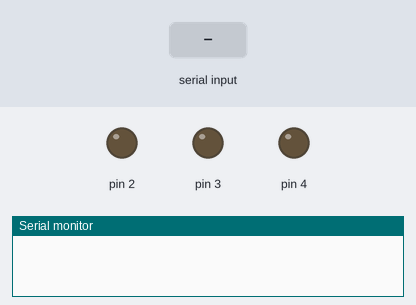
This sketch was run on a simulated Arduino Uno, built with avr-gcc and run on an emulated ATmega328P. Parts: output pins drawn as LEDs (lit = HIGH), the last lines printed to the serial monitor. Inputs (shaded band) come from the test bench. Pins used as bus, display or sensor lines are not drawn.

Above: at 1.2 s.
1.3 s: "90,45\n" received over Serial
At 2.1 s:
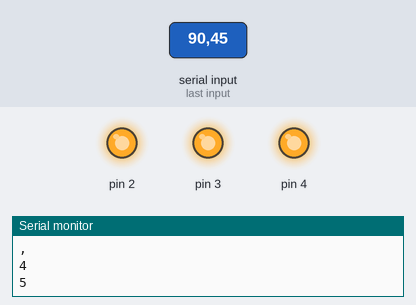
Timing chart, 0 to 4.3 s (numbered marks = the images above; inputs shaded):
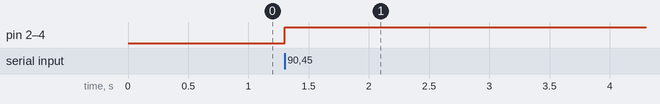

The sketch:

iRacingDash.ino
```cpp
//LED's should be plugged into digital ports 8-12
//Bug exists where pine 12 LED won't light up, looking into it

const int numberOfLeds = 5;

int leds[numberOfLeds] = {8, 9, 10, 11, 12};

void setup() {
  Serial.begin(9600);
  for (int i = 0; i < numberOfLeds; i++)
  {
    pinMode(i, OUTPUT);
  }
}

void loop() {
  static char input[2];
  static uint8_t i;

  if (Serial.available() > 0) {
    char value = Serial.read();

    if ( value != '\r' && i < 1 ) {
    input[i++] = value;

    }else {
      input[i] = '\0';
      i = 0;

      int engineRPM = atoi(input);

      for(i = 0; i < numberOfLeds; i++)
 {
 	int ledNum = i + 1;

 	bool pinStatus = (engineRPM & ledNum == ledNum);

 	digitalWrite(ledNum, pinStatus);
 }

      Serial.println(value);
    }
  }

  /*LED TEST

  int led;
  for(led = 8; led < 13; led++) {
    digitalWrite(led, HIGH);
    delay(500);
    digitalWrite(led, LOW);
  }*/
}
```

Measured:
- after the input at 1.3 s, pin 2–4: LOW → HIGH at once
